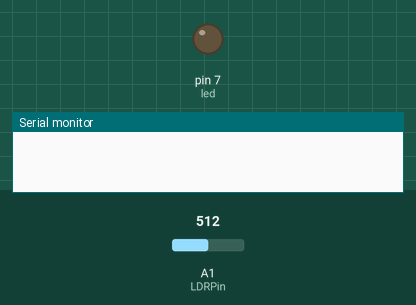
The sketch below on a simulated Arduino Uno, built with avr-gcc and run on an emulated ATmega328P. Shown: output pins drawn as LEDs (lit = HIGH), the last lines printed to the serial monitor. Inputs (shaded band) come from the test bench; at power-on: A1 (LDRPin) = 512.

Above: at 0.1 s.
At 1.1 s:
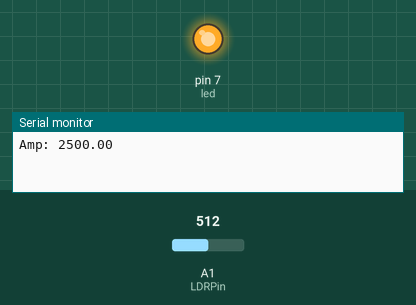
Timing chart, 0 to 2.6 s (numbered marks = the images above):
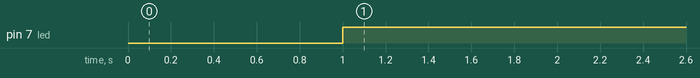

The sketch:

ldr.ino
```cpp
#include<Wire.h>
#define LDRPin A1
int led=7;


void setup() {
  pinMode(led,OUTPUT);
  Serial.begin(9600);
}

void loop() {
  int sensorValue = analogRead(LDRPin);
  float amp = sensorValue*(5000 / 1024.0);
  delay(1000);
  Serial.print("Amp: ");
  Serial.println(amp);
  if(amp>300)
     digitalWrite(led,HIGH);
  else
    digitalWrite(led,LOW);
}
```

Measured:
- by itself, pin 7 (led): LOW → HIGH at 1.0 s
